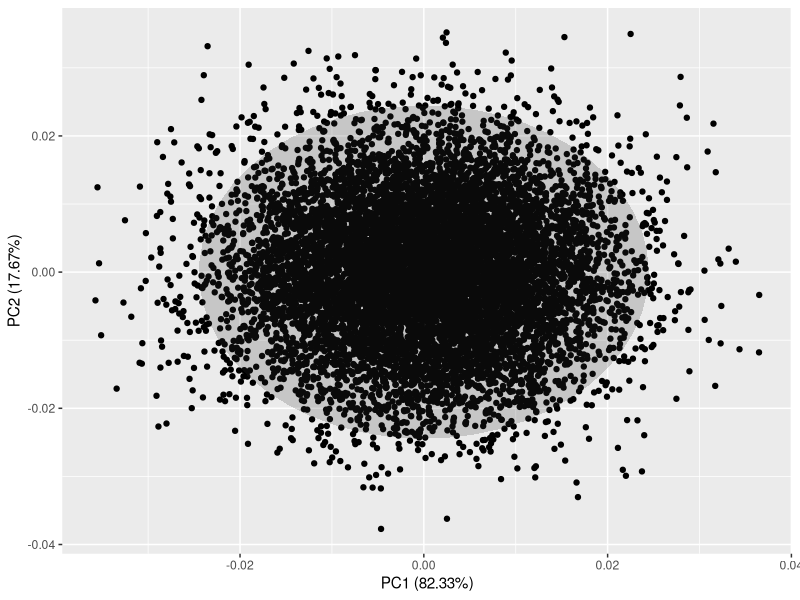
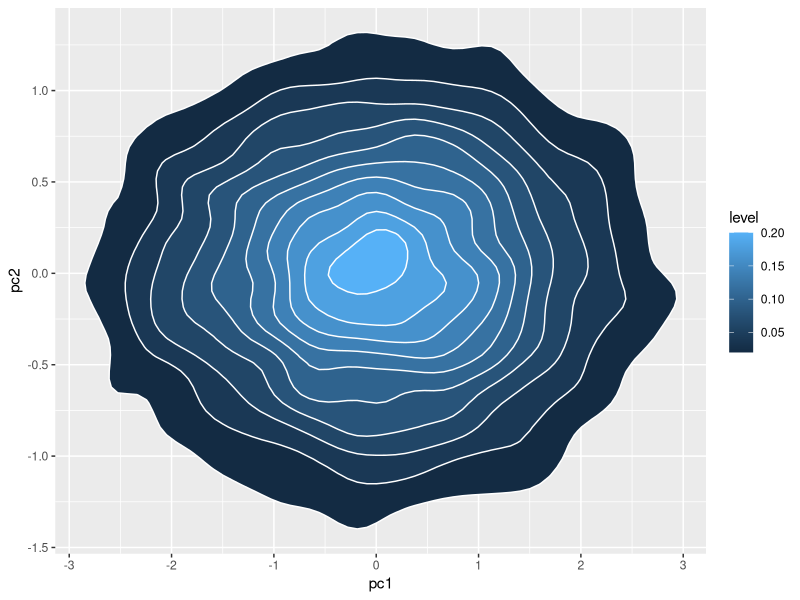
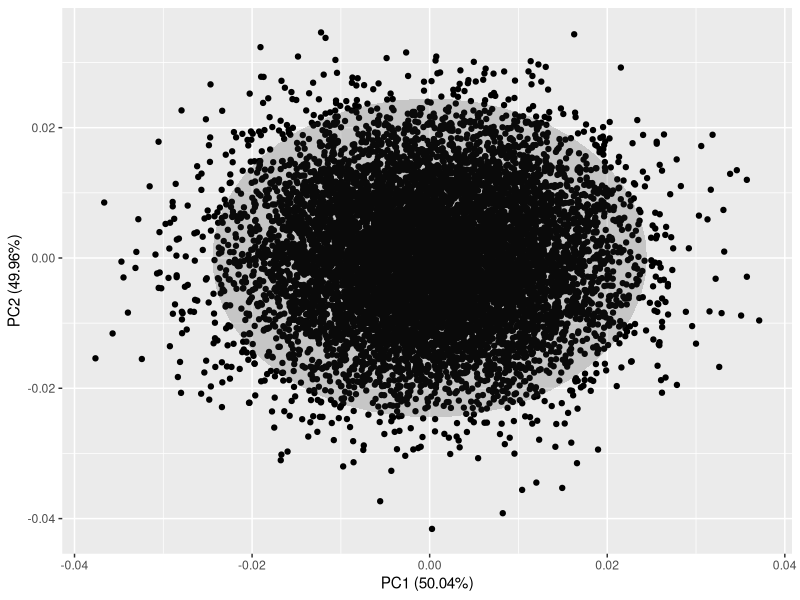
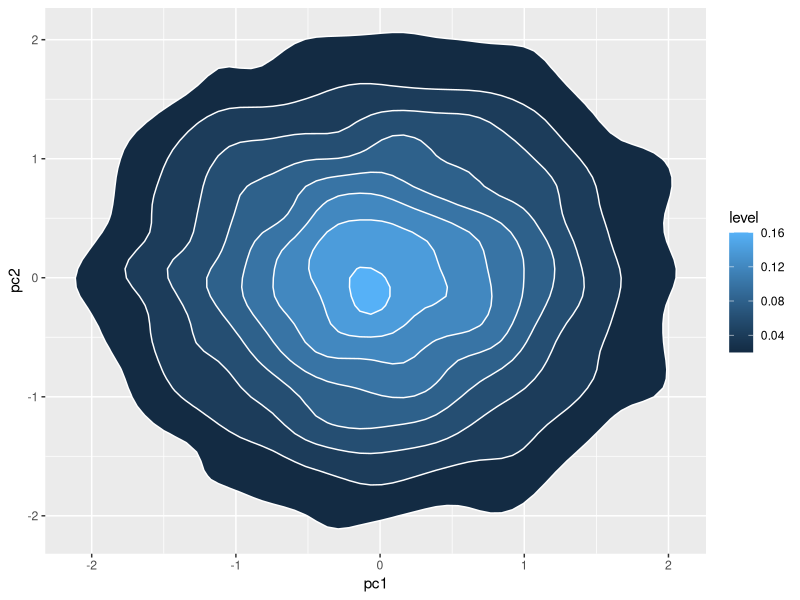
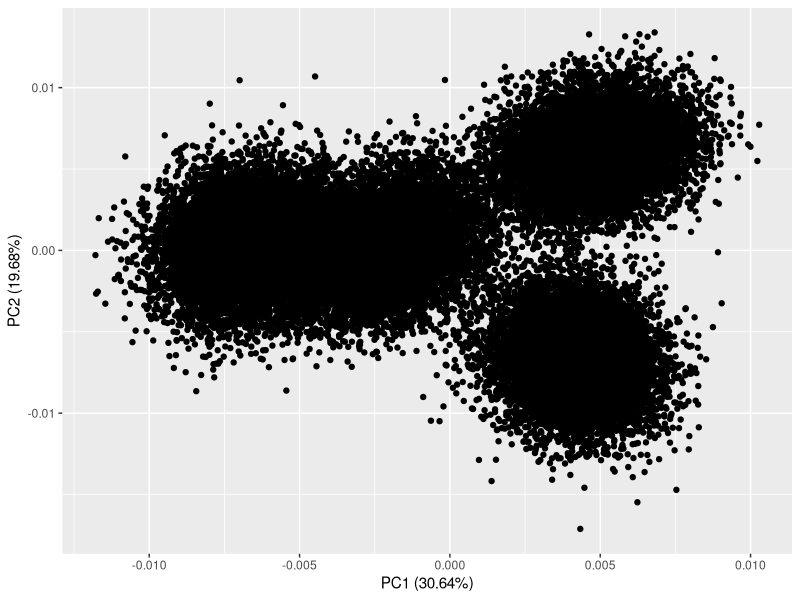
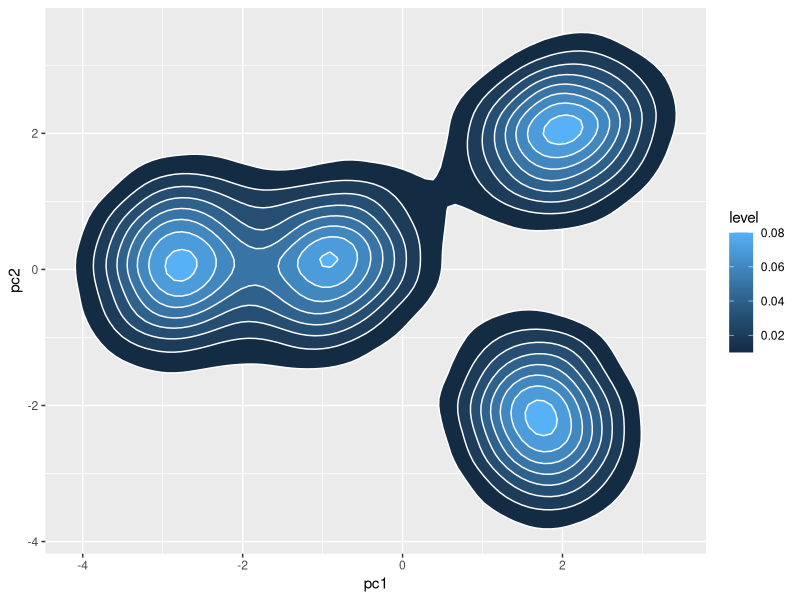
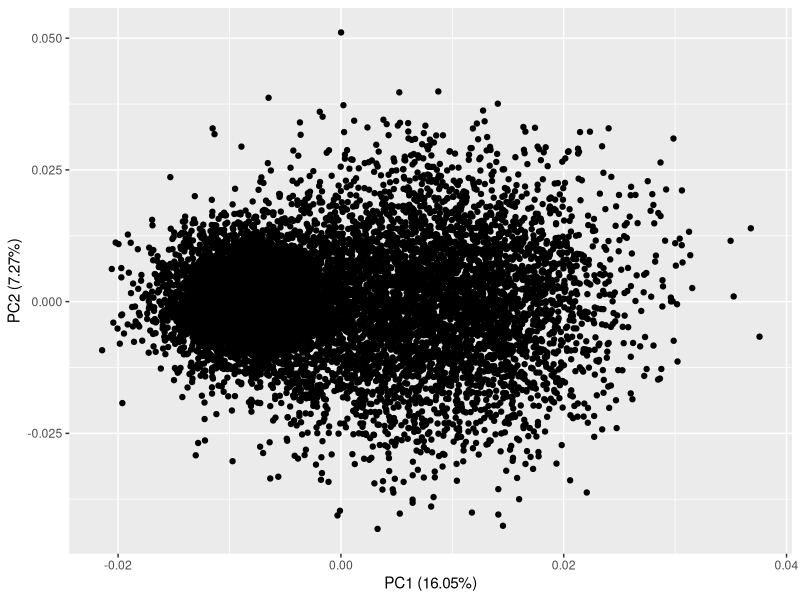
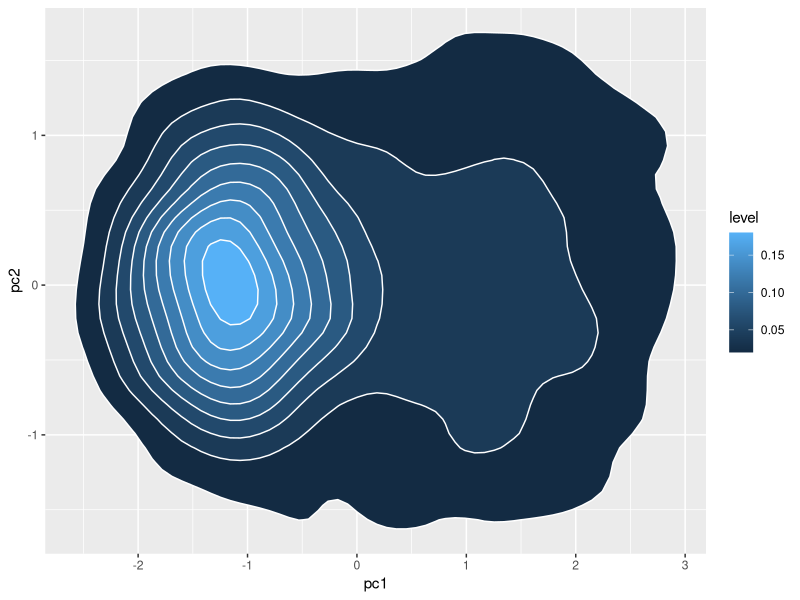

These charts were generated, in order, by the following R code: (Note: this script raises an error after producing the figures.)
## ---- chunk 1
knitr::opts_chunk$set(echo = TRUE)
## ---- chunk 2
library(MASS)
library(ggfortify)
library(cluster)
## ---- chunk 3
set.seed(525)
n <- 100
x <- sample(x = c(0,1), size = n, replace = TRUE)
x_mx <- matrix(c(rep(1, n), x), ncol = n, byrow = TRUE)
# Get the true beta
mean <- c(0, 0)                                   
cov_mx <- matrix(c(2, 0, 0, 2),
                                   ncol = 2)
  
# create bivariate normal distribution
beta_true <- mvrnorm(n = n,
                        mu = mean, 
                        Sigma = cov_mx)

# beta_0 <- rnorm(1, 0, 2) # -0.6
# beta_1 <- rnorm(1, 0, 2) # 0.95

logit_inv <- function(x){
  1/(1+exp(-x))
}


pr <- logit_inv(diag(beta_true %*% x_mx))
y <- rbinom(n,1,pr)
y_hat <- 2*y-1

## ---- chunk 4
prior_mean <- c(0, 0)                                   
prior_cov_mx <- matrix(c(1000, 0, 0, 1000),
                                   ncol = 2)
  
# create bivariate normal distribution
sample_prior <- mvrnorm(n = 1,
                        mu = prior_mean, 
                        Sigma = prior_cov_mx)

## ---- chunk 5
likelihood <- function(beta){
  sum(log(1+exp(-y_hat*t(beta)%*%x_mx))) + 1/2*t(beta) %*% solve(prior_cov_mx) %*% beta
}

grad_likelihood <- function(beta){
  Z <- (logit_inv(y_hat*t(beta) %*% x_mx)-1) * y_hat 
  Z %*% t(x_mx) + t(beta) %*% solve(prior_cov_mx) 
}

hessian_likelihood <- function(beta){
  Z <- logit_inv(y_hat*t(beta) %*% x_mx)*(1 - logit_inv(y_hat*t(beta) %*% x_mx))
  x_mx %*% diag(as.vector(Z)) %*% t(x_mx) + solve(prior_cov_mx) 
}
## ---- chunk 6
get_map <- function(beta_ini = matrix(c(0,0), ncol = 1),
                    max_step = 1000){
  beta_temp <- beta_ini
  for(i in 1:max_step){
    beta_new <- beta_temp - solve(hessian_likelihood(beta_temp)) %*% t(grad_likelihood(beta_temp))
    beta_temp <- beta_new
  }
  
  beta_temp
}
## ---- chunk 7
(beta_map <- get_map())
(beta_cov_mx <- hessian_likelihood(beta_map))
## ---- chunk 8
set.seed(525)
size <- 10000
sample_posterior <- mvrnorm(n = size,
                        mu = beta_map, 
                        Sigma = beta_cov_mx)

## ---- chunk 9
set.seed(525)
size <- 10000
sample_true <- mvrnorm(n = size,
                        mu =  c(0, 0), 
                        Sigma = matrix(c(2, 0, 0, 2),
                                   ncol = 2))
## ---- chunk 10
pca_res <- prcomp(sample_posterior, scale. = TRUE)

autoplot(pca_res,frame = TRUE, frame.type = 'norm')
## ---- chunk 11
pca <- prcomp(sample_posterior, scale. = TRUE)

axes <- predict(pca, newdata = sample_posterior)
pc1 <- axes[,1]
pc2 <- axes[,2]

data <- as.data.frame(cbind(pc1, pc2))

# Area + contour
ggplot(data, aes(x=pc1, y=pc2) ) +
  stat_density_2d(aes(fill = ..level..), geom = "polygon", colour="white")

## ---- chunk 12
pca_res <- prcomp(sample_true, scale. = TRUE)

autoplot(pca_res,frame = TRUE, frame.type = 'norm')
## ---- chunk 13
pca <- prcomp(sample_true, scale. = TRUE)

axes <- predict(pca, newdata = sample_true)
pc1 <- axes[,1]
pc2 <- axes[,2]

data <- as.data.frame(cbind(pc1, pc2))

# Area + contour
ggplot(data, aes(x=pc1, y=pc2) ) +
  stat_density_2d(aes(fill = ..level..), geom = "polygon", colour="white")

## ---- chunk 14
set.seed(525)
size <- 10000
dim <- 14

mu_list <- runif(dim, -1, 3)
cov_mx <- diag(runif(dim, 0, 2))

sample_true1 <- mvrnorm(n = size,
                        mu =  mu_list, 
                        Sigma = cov_mx)

mu_list <- runif(dim, 1, 3)
cov_mx <- diag(runif(dim, 0, 2))
sample_true2 <- mvrnorm(n = size,
                        mu =  mu_list, 
                        Sigma = cov_mx)

mu_list <- runif(dim, 1, 5)
cov_mx <- diag(runif(dim, 0, 2))
sample_true3 <- mvrnorm(n = size,
                        mu =  mu_list, 
                        Sigma = cov_mx)


mu_list <- runif(dim, -1, 5)
cov_mx <- diag(runif(dim, 0, 2))
sample_true4 <- mvrnorm(n = size,
                        mu =  mu_list, 
                        Sigma = cov_mx)

sample_true <- rbind(sample_true1,
                     sample_true2,
                     sample_true3,
                     sample_true4)
## ---- chunk 15
pca_res <- prcomp(sample_true, scale. = TRUE)

autoplot(pca_res)
## ---- chunk 16
pca <- prcomp(sample_true, scale. = TRUE)

axes <- predict(pca, newdata = sample_true)
pc1 <- axes[,1]
pc2 <- axes[,2]

data <- as.data.frame(cbind(pc1, pc2))

# Area + contour
ggplot(data, aes(x=pc1, y=pc2) ) +
  stat_density_2d(aes(fill = ..level..), geom = "polygon", colour="white")

## ---- chunk 17
set.seed(525)
size <- 5000
dim <- 14

mu_list <- runif(dim, 1, 2)
cov_mx <- diag(rep(1,dim))

sample_true1 <- mvrnorm(n = size,
                        mu =  mu_list, 
                        Sigma = cov_mx)

mu_list <- runif(dim, 2, 3)
cov_mx <- diag(rep(4,dim))
sample_true2 <- mvrnorm(n = size,
                        mu =  mu_list, 
                        Sigma = cov_mx)


sample_true <- rbind(sample_true1,
                     sample_true2)
## ---- chunk 18
pca_res <- prcomp(sample_true, scale. = TRUE)

autoplot(pca_res)
## ---- chunk 19
pca <- prcomp(sample_true, scale. = TRUE)

axes <- predict(pca, newdata = sample_true)
pc1 <- axes[,1]
pc2 <- axes[,2]

data <- as.data.frame(cbind(pc1, pc2))

# Area + contour
ggplot(data, aes(x=pc1, y=pc2) ) +
  stat_density_2d(aes(fill = ..level..), geom = "polygon", colour="white")

## ---- chunk 20
curve(dchisq(x, df = 2), add = TRUE, col = "darkorange", lwd = 2)
